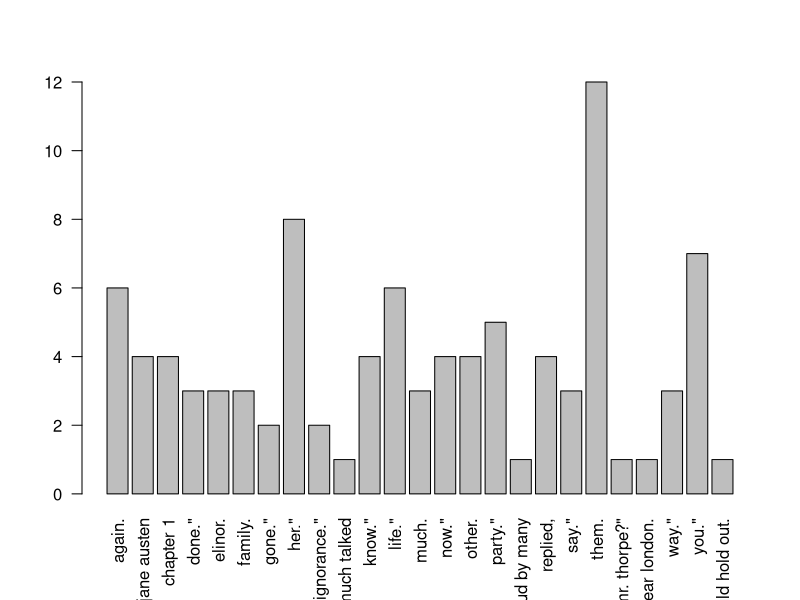
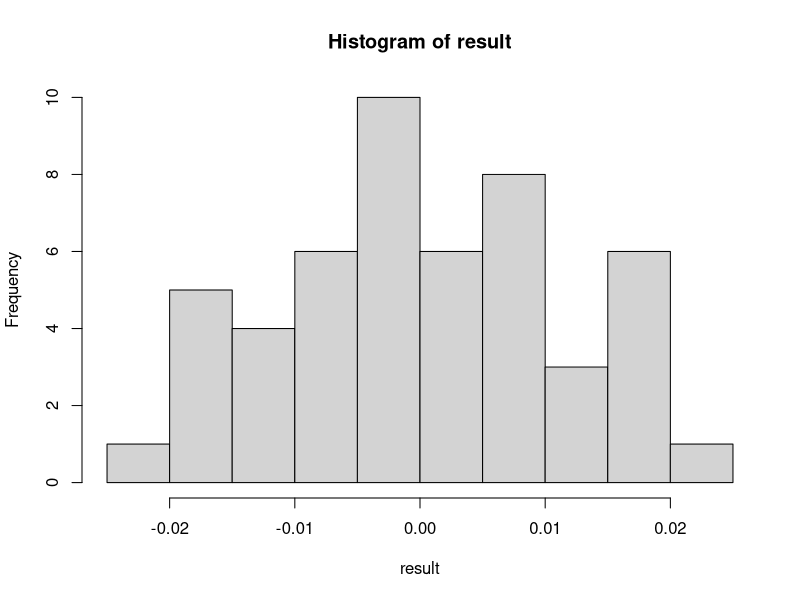
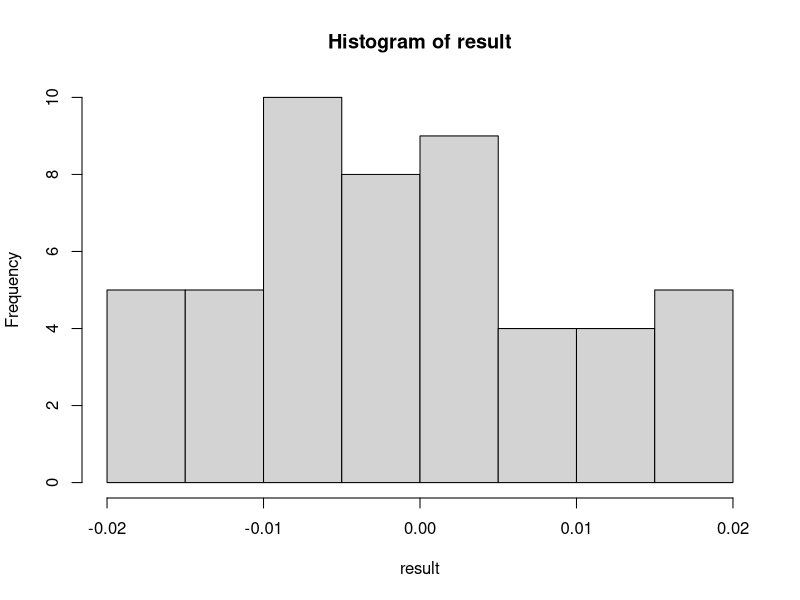
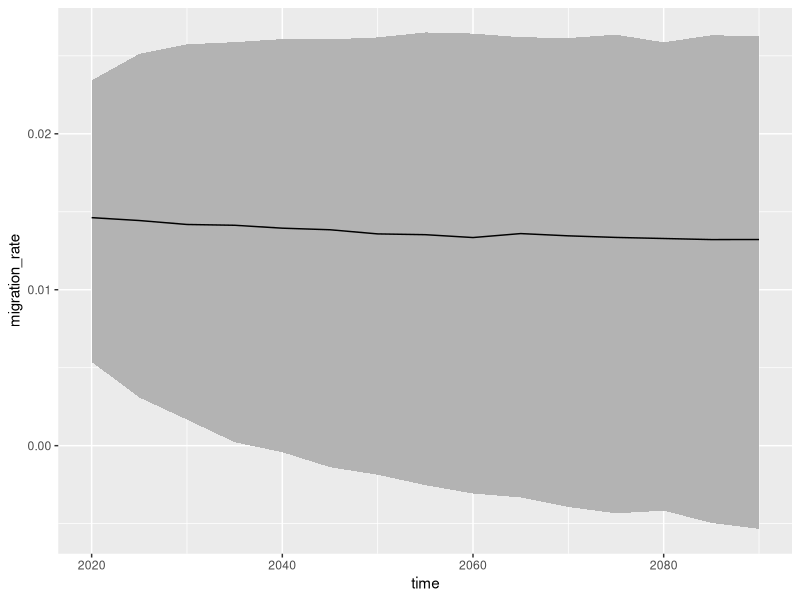

Recreate these plots in R, in order. (Note: this script raises an error after producing the figures.)
install.packages("janeaustenr")
install.packages("stringr")
install.packages("ggplot2")
install.packages("parallel")
library(ggplot2)
library(janeaustenr)
library(stringr)
library(parallel)
austen_books <- austen_books()

janeausten_words <- function(x) {
  austen_books$text <- str_to_lower(austen_books$text)
}

max_frequency <- function(letter, words, min_length = 1) {
  w <- select_words(letter, words = words, min_length = min_length)
  frequency <- table(w)    
  frequency[which.max(frequency)]
}

select_words <- function(letter, words, min_length = 1) {
  min_length_words <- words[nchar(words) >= min_length]
  grep(paste0("^", letter), min_length_words, value = TRUE)
}

# Vector of words from all six books
words <- janeausten_words()
View(words)

?lapply

# Most frequent "a"-word that is at least 5 chars long
max_frequency(letter = "a", words = words, min_length = 5)

# Partitioning
result <- lapply(letters, max_frequency,
                 words = words, min_length = 5) %>% unlist()

# barplot of result
barplot(result, las = 2)

# Complete the function definition
mean_of_rnorm <- function(n) {
  # Generate normally distributed random numbers
  random_numbers <- rnorm(n)
  # Calculate the mean of the random numbers
  return(mean(random_numbers))
}

# Try it out
mean_of_rnorm(n = 100)


# From previous step
mean_of_rnorm <- function(n) {
  random_numbers <- rnorm(n)
  mean(random_numbers)
}

n_replicates <- 50
n_numbers_per_replicate <- 10000

# Create a vector to store the results
result <- c(rep(NA, n_replicates))

# Set the random seed to 123
set.seed(123)

# Set up a for loop with iter from 1 to n_replicates
for (iter in seq_len(n_replicates)) {
  # Call mean_of_rnorm with n_numbers_per_replicate
  result[iter] <- mean_of_rnorm(n_numbers_per_replicate)
}

# View the result
hist(result)

# Repeat n_numbers_per_replicate, n_replicates times
n <- c(rep(n_numbers_per_replicate, n_replicates))

# Call mean_of_rnorm() repeatedly using sapply()
result <- sapply(
  # The vectorized argument to pass
  n, 
  # The function to call
  mean_of_rnorm
)

# View the results
hist(result)

ar1_block_of_trajectories <- function(id, rate0 = 0.015, traj_len = 15, block_size = 10) {
  trajectories <- matrix(NA, nrow = block_size, ncol = traj_len)
  for (i in seq_len(block_size)) 
    trajectories[i,] <- ar1_one_trajectory(unlist(ar1est[id, ]), 
                                           rate0 = rate0, len = traj_len)
  trajectories
}

ar1_one_trajectory <- function(est, rate0, len = 15) {
  trajectory <- rep(NA, len)
  rate <- rate0
  for (time in seq_len(len)) {
    trajectory[time] <- ar1_one_value(est, r = rate)
    rate <- trajectory[time]
  }
  trajectory
}

ar1_one_value <- function(est, r) {
  est['mu'] + est['phi'] * (r - est['mu']) + 
    rnorm(1, sd = est['sigma'])
}


show_migration <- function(trajs) {
  df <- data.frame(time = seq(2020, by = 5, len = ncol(trajs)),
                   migration_rate = apply(trajs, 2, median),
                   lower = apply(trajs, 2, quantile, 0.1),
                   upper = apply(trajs, 2, quantile, 0.9)
  )
  g <- ggplot(df, aes(x = time, y = migration_rate)) + 
    geom_ribbon(aes(ymin = lower, ymax = upper), fill = "grey70") + 
    geom_line()
  print(g)
}

ar1est <- read.csv("ar1est.csv")

# Function definition of ar1_multiple_blocks_of_trajectories()
ar1_multiple_blocks_of_trajectories <- function(ids, ...) {
  # Call ar1_block_of_trajectories() for each ids
  trajectories_by_block <- lapply(ids, ar1_block_of_trajectories, ...)
  
  # rbind results
  do.call(rbind, trajectories_by_block)
}

# Create a sequence from 1 to number of blocks
traj_ids <- seq_len(nrow(ar1est))

# Generate trajectories for all rows of the estimation dataset
trajs <- ar1_multiple_blocks_of_trajectories(
  ids = traj_ids, rate0 = 0.015,
  block_size = 10, traj_len = 15
)

# Show results
show_migration(trajs)



# How many physical cores are available?
ncores <- detectCores(logical = FALSE)

# How many random numbers to generate
n <- seq(ncores:1)



# Use lapply to call rnorm for each n,
# setting mean to 10 and sd to 2 
lapply(n, rnorm, mean = 10 , sd = 2)


# Create a cluster
cl <- makeCluster(ncores)

# Use clusterApply to call rnorm for each n in parallel,
# again setting mean to 10 and sd to 2 
clusterApply(cl, n, rnorm, mean = 10, sd = 2)

# Stop the cluster
stopCluster(cl)


# Evaluate partial sums in parallel
part_sums <- clusterApply(cl, x = c(1, 51),
                          fun = function(x) sum(x:(x + 49)))
# Total sum
total <- sum(unlist(part_sums))

# Check for correctness
total == sum(1:100)
stopCluster(cl)


# Create a cluster and set parameters
cl2 <- makeCluster(2)
n_replicates <- 50
n_numbers_per_replicate <- 10000

# Parallel evaluation
means <- clusterApply(cl2, 
                      x = rep(n_numbers_per_replicate, n_replicates), 
                      fun = mean_of_rnorm)

# View results as histogram
hist(unlist(means))
stopCluster(cl2)
